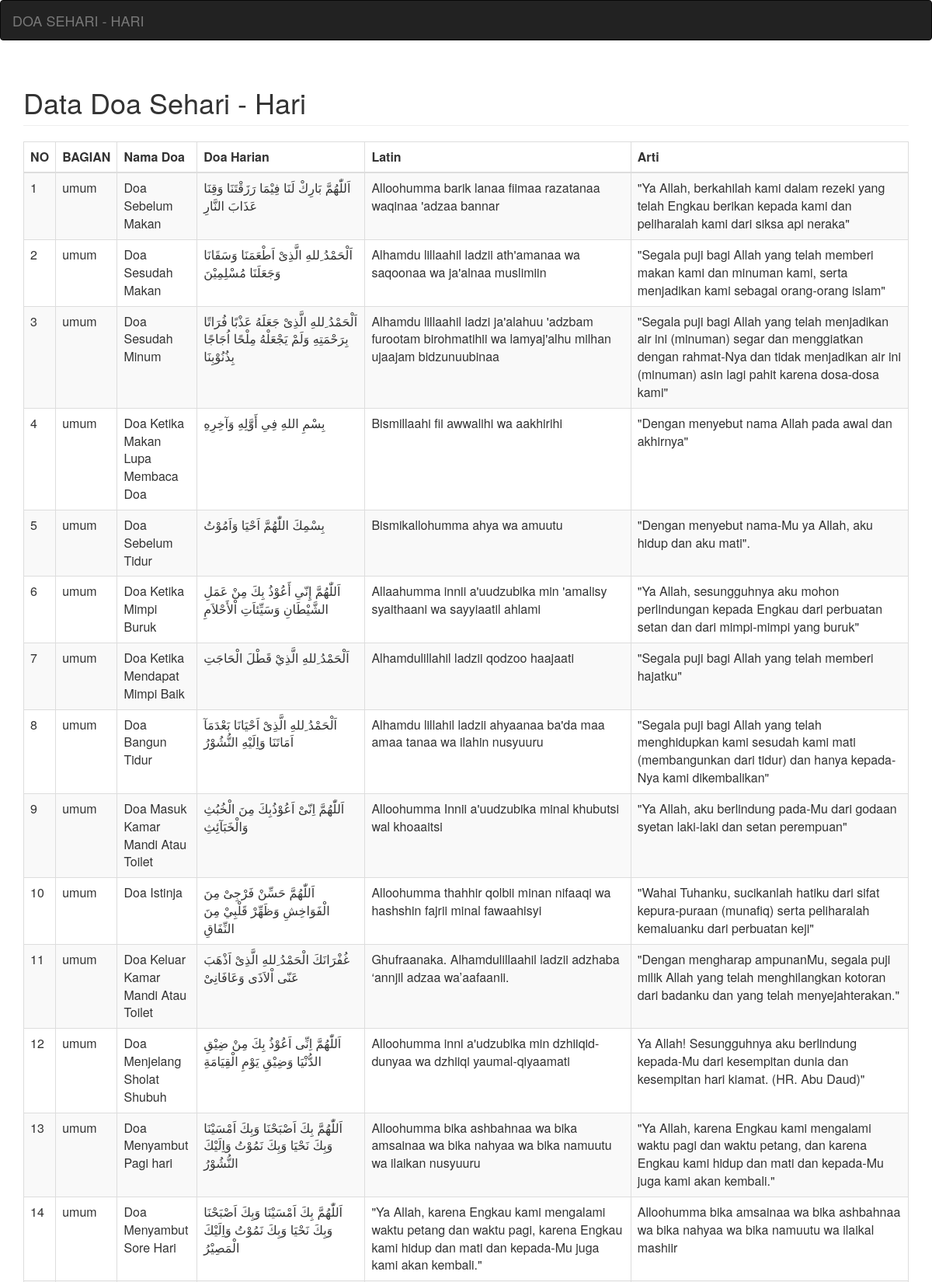
The page /pencarian.php (upper part) on the database its author committed.
### tables this page shows
CREATE TABLE `doa_harian` (
  `id_doa_harian` int(11) NOT NULL,
  `nama_doa` varchar(100) NOT NULL,
  `kategori` varchar(100) NOT NULL,
  `doa_harian` text NOT NULL,
  `terjemahan` text NOT NULL,
  `latin` text NOT NULL
);

### pencarian.php (the view, shortened to what this page needs)
<html>
	<head>
		<link rel="stylesheet" type="text/css" href="assests/bootstrap/css/bootstrap.css">
		<link rel="stylesheet" type="text/css" href="assests/bootstrap/css/bootstrap.min.css">
	</head>
	<body>
		<div id="wrapper">
			<nav class="navbar navbar-inverse">
				<div class="container-fluid">
					<a href="index.php" class="navbar-brand">DOA SEHARI - HARI</a>
					</div>
			</nav>
			<div class="container">
				<h1 class="page-header">
					<span class="glyphicon glyphicon"></span>Data Doa Sehari - Hari
				</h1>
				<table class="table table-striped table-bordered table-hover" id="mydata">
					<thead>
						<tr>
							<th>NO</th>
							<th>BAGIAN</th>
							<th>Nama Doa</th>
							<th>Doa Harian</th>
							<th>Latin</th>
							<th>Arti</th>
						</tr>
					</thead>
	<tbody>
						<?php
							include("koneksi.php");
							$cari = $_POST['cari'];
							$sql = mysqli_query($connect,"SELECT * FROM doa_harian  WHERE nama_doa LIKE '%$cari%' OR doa_harian LIKE '%$cari%' OR terjemahan LIKE '%$cari%' OR latin LIKE '%$cari%'");
							while($query = mysqli_fetch_array($sql)){
						?>
						<tr>
									<td><?php echo $query['id_doa_harian'];?></td>
									<td><?php echo $query['kategori'];?></td>
									<td><?php echo $query['nama_doa'];?></td>
									<td><?php echo $query['doa_harian'];?></td>
									<td><?php echo $query['latin'];?></td>
									<td><?php echo $query['terjemahan'];?></td>
							</tr>
								<?php
							}
						?>
					</tbody>
				</table>
			</div>
		</div>
	</body>
</html>

### rows shown on the page
doa_harian: id_doa_harian "1", kategori "umum", nama_doa "Doa Sebelum Makan", doa_harian "اَللّٰهُمَّ بَارِكْ لَنَا فِيْمَا رَزَقْتَنَا وَقِنَا عَذَابَ النَّارِ", latin "Alloohumma barik lanaa fiimaa razatanaa waqinaa 'adzaa bannar", terjemahan "\"Ya Allah, berkahilah kami dalam rezeki yang telah Engkau berikan kepada kami dan peliharalah kami dari siksa api neraka\""
doa_harian: id_doa_harian "2", kategori "umum", nama_doa "Doa Sesudah Makan", doa_harian "اَلْحَمْدُ ِللهِ الَّذِىْ اَطْعَمَنَا وَسَقَانَا وَجَعَلَنَا مُسْلِمِيْنَ", latin "Alhamdu lillaahil ladzii ath'amanaa wa saqoonaa wa ja'alnaa muslimiin", terjemahan "\"Segala puji bagi Allah yang telah memberi makan kami dan minuman kami, serta menjadikan kami sebagai orang-orang islam\""
doa_harian: id_doa_harian "3", kategori "umum", nama_doa "Doa Sesudah Minum", doa_harian "اَلْحَمْدُ ِللهِ الَّذِىْ جَعَلَهُ عَذْبًا فُرَاتًا بِرَحْمَتِهِ وَلَمْ يَجْعَلْهُ مِلْحًا اُجَاجًا بِذُنُوْبِنَا", latin "Alhamdu lillaahil ladzi ja'alahuu 'adzbam furootam birohmatihii wa lamyaj'alhu milhan ujaajam bidzunuubinaa", terjemahan "\"Segala puji bagi Allah yang telah menjadikan air ini (minuman) segar dan menggiatkan dengan rahmat-Nya dan tidak menjadikan air ini (minuman) asin lagi pahit karena dosa-dosa kami\""
doa_harian: id_doa_harian "4", kategori "umum", nama_doa "Doa Ketika Makan Lupa Membaca Doa", doa_harian "بِسْمِ اللهِ فِىِ أَوَّلِهِ وَآخِرِهِ", latin "Bismillaahi fii awwalihi wa aakhirihi", terjemahan "\"Dengan menyebut nama Allah pada awal dan akhirnya\""
doa_harian: id_doa_harian "5", kategori "umum", nama_doa "Doa Sebelum Tidur", doa_harian "بِسْمِكَ اللّٰهُمَّ اَحْيَا وَاَمُوْتُ", latin "Bismikallohumma ahya wa amuutu", terjemahan "\"Dengan menyebut nama-Mu ya Allah, aku hidup dan aku mati\"."
doa_harian: id_doa_harian "6", kategori "umum", nama_doa "Doa Ketika Mimpi Buruk", doa_harian "اَللّٰهُمَّ إِنّىِ أَعُوْذُ بِكَ مِنْ عَمَلِ الشَّيْطَانِ وَسَيِّئاَتِ اْلأَحْلاَمِ", latin "Allaahumma innii a'uudzubika min 'amalisy syaithaani wa sayyiaatil ahlami", terjemahan "\"Ya Allah, sesungguhnya aku mohon perlindungan kepada Engkau dari perbuatan setan dan dari mimpi-mimpi yang buruk\""
doa_harian: id_doa_harian "7", kategori "umum", nama_doa "Doa Ketika Mendapat Mimpi Baik", doa_harian "اَلْحَمْدُ ِللهِ الَّذِيْ قَطْلَ الْحَاجَتِ", latin "Alhamdulillahil ladzii qodzoo haajaati", terjemahan "\"Segala puji bagi Allah yang telah memberi hajatku\""
doa_harian: id_doa_harian "8", kategori "umum", nama_doa "Doa Bangun Tidur", doa_harian "اَلْحَمْدُ ِللهِ الَّذِىْ اَحْيَانَا بَعْدَمَآ اَمَاتَنَا وَاِلَيْهِ النُّشُوْرُ", latin "Alhamdu lillahil ladzii ahyaanaa ba'da maa amaa tanaa wa ilahin nusyuuru", terjemahan "\"Segala puji bagi Allah yang telah menghidupkan kami sesudah kami mati (membangunkan dari tidur) dan hanya kepada-Nya kami dikembalikan\""
doa_harian: id_doa_harian "9", kategori "umum", nama_doa "Doa Masuk Kamar Mandi Atau Toilet", doa_harian "اَللّٰهُمَّ اِنّىْ اَعُوْذُبِكَ مِنَ الْخُبُثِ وَالْخَبَآئِثِ", latin "Alloohumma Innii a'uudzubika minal khubutsi wal khoaaitsi", terjemahan "\"Ya Allah, aku berlindung pada-Mu dari godaan syetan laki-laki dan setan perempuan\""
doa_harian: id_doa_harian "10", kategori "umum", nama_doa "Doa Istinja", doa_harian "اَللّٰهُمَّ حَسِّنْ فَرْجِىْ مِنَ الْفَوَاخِشِ وَظَهِّرْ قَلْبِيْ مِنَ النِّفَاقِ", latin "Alloohumma thahhir qolbii minan nifaaqi wa hashshin fajrii minal fawaahisyi", terjemahan "\"Wahai Tuhanku, sucikanlah hatiku dari sifat kepura-puraan (munafiq) serta peliharalah kemaluanku dari perbuatan keji\""
doa_harian: id_doa_harian "11", kategori "umum", nama_doa "Doa Keluar Kamar Mandi Atau Toilet", doa_harian "غُفْرَانَكَ الْحَمْدُ ِللهِ الَّذِىْ اَذْهَبَ عَنّى اْلاَذَى وَعَافَانِىْ", latin "Ghufraanaka. Alhamdulillaahil ladzii adzhaba ‘annjil adzaa wa’aafaanii.", terjemahan "\"Dengan mengharap ampunanMu, segala puji milik Allah yang telah menghilangkan kotoran dari badanku dan yang telah menyejahterakan.\""
doa_harian: id_doa_harian "12", kategori "umum", nama_doa "Doa Menjelang Sholat Shubuh", doa_harian "اَللّٰهُمَّ اِنِّى اَعُوْذُ بِكَ مِنْ ضِيْقِ الدُّنْيَا وَضِيْقِ يَوْمِ الْقِيَامَةِ", latin "Alloohumma inni a'udzubika min dzhiiqid-dunyaa wa dzhiiqi yaumal-qiyaamati", terjemahan "Ya Allah! Sesungguhnya aku berlindung kepada-Mu dari kesempitan dunia dan kesempitan hari kiamat. (HR. Abu Daud)\""
doa_harian: id_doa_harian "13", kategori "umum", nama_doa "Doa Menyambut Pagi hari", doa_harian "اَللّٰهُمَّ بِكَ اَصْبَحْنَا وَبِكَ اَمْسَيْنَا وَبِكَ نَحْيَا وَبِكَ نَمُوْتُ وَاِلَيْكَ النُّشُوْرُ", latin "Alloohumma bika ashbahnaa wa bika amsainaa wa bika nahyaa wa bika namuutu wa ilaikan nusyuuru", terjemahan "\"Ya Allah, karena Engkau kami mengalami waktu pagi dan waktu petang, dan karena Engkau kami hidup dan mati dan kepada-Mu juga kami akan kembali.\""
doa_harian: id_doa_harian "14", kategori "umum", nama_doa "Doa Menyambut Sore Hari", doa_harian "اَللّٰهُمَّ بِكَ اَمْسَيْنَا وَبِكَ اَصْبَحْنَا وَبِكَ نَحْيَا وَبِكَ نَمُوْتُ وَاِلَيْكَ الْمَصِيْرُ", latin "\"Ya Allah, karena Engkau kami mengalami waktu petang dan waktu pagi, karena Engkau kami hidup dan mati dan kepada-Mu juga kami akan kembali.\"", terjemahan "Alloohumma bika amsainaa wa bika ashbahnaa wa bika nahyaa wa bika namuutu wa ilaikal mashiir"
